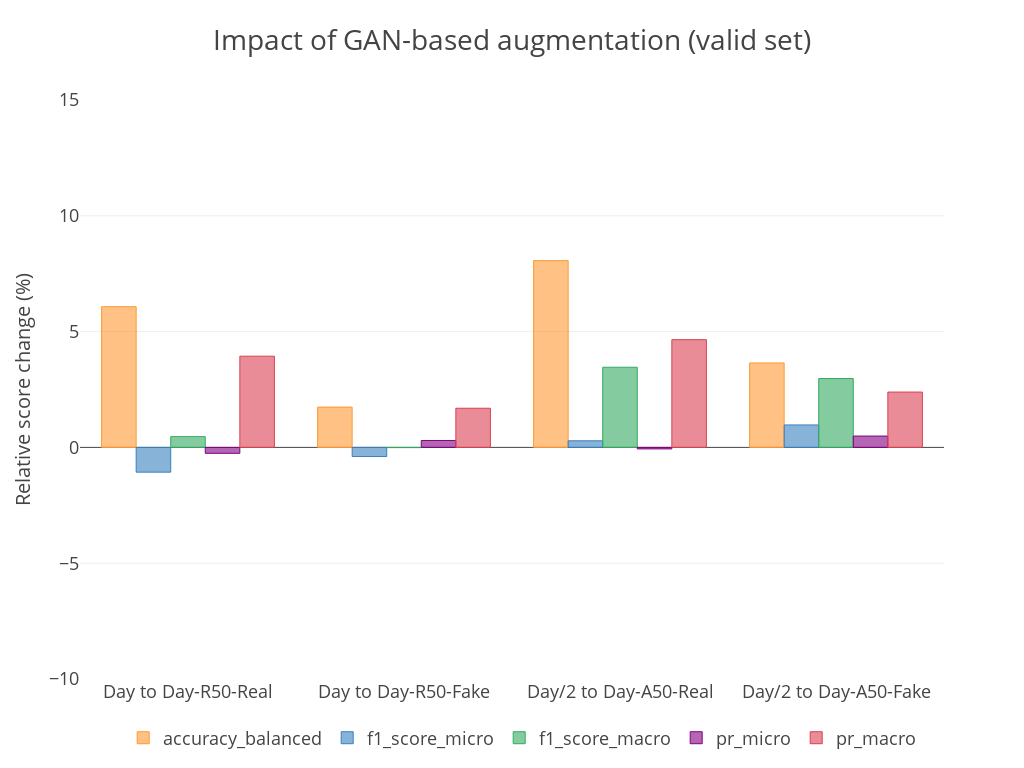

Write notebook code for a chart like this one.
### Code cell
df_cursplit_diff_rel.trial = df_cursplit_diff_rel.trial.map({"train_A_over": "train_A_over", "train_B_over": "train_B_over", "train_C_over": "Day to Day-R50-Real", "train_A_over_ganaug_025": "train_A_over_ganaug_025", "train_A_over_ganaug_050": "Day to Day-R50-Fake", "train_B_over_ganaug_025": "train_B_over_ganaug_025", "train_A_over_ganaug_050_augonlyasbase": "train_A_over_ganaug_050_augonlyasbase"})
if additional_subtract_from_AUGONLYASBASE_for_plot:
    df_cursplit_diff_rel_aoab.trial = df_cursplit_diff_rel_aoab.trial.map({"train_A_over": "train_A_over", "train_B_over": "train_B_over", "train_C_over": "Day/2 to Day-A50-Real", "train_A_over_ganaug_025": "train_A_over_ganaug_025", "train_A_over_ganaug_050": "Day/2 to Day-A50-Fake", "train_B_over_ganaug_025": "train_B_over_ganaug_025", "train_A_over_ganaug_050_augonlyasbase": "train_A_over_ganaug_050_augonlyasbase"})
    df_cursplit_diff_rel = pd.concat([df_cursplit_diff_rel, df_cursplit_diff_rel_aoab], axis = 0).reset_index(drop = True)

layout["title"] = "Impact of GAN-based augmentation (valid set)"
layout["yaxis"]["title"] = "Relative score change (%)"

run = "clear_cloudy_merged" 
df_cursplit_diff_rel_plot = df_cursplit_diff_rel.copy()
df_cursplit_diff_rel_plot = df_cursplit_diff_rel_plot.loc[df_cursplit_diff_rel_plot.run == run, :].reset_index(drop=True)
df_cursplit_diff_rel_plot = df_cursplit_diff_rel_plot.loc[1:df_cursplit_diff_rel_plot.shape[0], :]
df_cursplit_diff_rel_plot = df_cursplit_diff_rel_plot.loc[df_cursplit_diff_rel_plot.trial.isin(["Day to Day-R50-Real", "Day to Day-R50-Fake", "Day/2 to Day-A50-Real", "Day/2 to Day-A50-Fake"]), :].reset_index(drop=True)
df_cursplit_diff_rel_plot = df_cursplit_diff_rel_plot.set_index(["trial"]).loc[:, metrics2print]

fig = df_cursplit_diff_rel_plot.iplot(kind = "bar", y = ["accuracy_balanced", "f1_score_micro", "f1_score_macro", "pr_micro", "pr_macro"], layout = layout, asFigure = True)
py.offline.iplot(fig, show_link = False, config = config)

### Figure 1 — Plotly figure (JSON) as saved in the notebook; plotly's stock layout.template omitted (floating-point values rounded to 4 significant figures)
{"data": [{"marker": {"color": "rgba(255, 153, 51, 0.6)", "line": {"color": "rgba(255, 153, 51, 1.0)", "width": 1}}, "name": "accuracy_balanced", "orientation": "v", "text": "", "type": "bar", "uid": "b2680a72-8465-458a-9358-060c9e8503a9", "x": ["Day to Day-R50-Real", "Day to Day-R50-Fake", "Day/2 to Day-A50-Real", "Day/2 to Day-A50-Fake"], "y": [6.075, 1.739, 8.064, 3.647]}, {"marker": {"color": "rgba(55, 128, 191, 0.6)", "line": {"color": "rgba(55, 128, 191, 1.0)", "width": 1}}, "name": "f1_score_micro", "orientation": "v", "text": "", "type": "bar", "uid": "097ecec3-1ec6-4449-a679-8c7b00c30ff0", "x": ["Day to Day-R50-Real", "Day to Day-R50-Fake", "Day/2 to Day-A50-Real", "Day/2 to Day-A50-Fake"], "y": [-1.069, -0.3937, 0.2851, 0.9692]}, {"marker": {"color": "rgba(50, 171, 96, 0.6)", "line": {"color": "rgba(50, 171, 96, 1.0)", "width": 1}}, "name": "f1_score_macro", "orientation": "v", "text": "", "type": "bar", "uid": "e957f110-6311-463a-a7ae-957dd0b6fbd5", "x": ["Day to Day-R50-Real", "Day to Day-R50-Fake", "Day/2 to Day-A50-Real", "Day/2 to Day-A50-Fake"], "y": [0.4651, -0.00964, 3.462, 2.973]}, {"marker": {"color": "rgba(128, 0, 128, 0.6)", "line": {"color": "rgba(128, 0, 128, 1.0)", "width": 1}}, "name": "pr_micro", "orientation": "v", "text": "", "type": "bar", "uid": "fef4f6dd-c4e6-46ac-a0b1-93afd4b06792", "x": ["Day to Day-R50-Real", "Day to Day-R50-Fake", "Day/2 to Day-A50-Real", "Day/2 to Day-A50-Fake"], "y": [-0.2548, 0.2991, -0.0648, 0.4902]}, {"marker": {"color": "rgba(219, 64, 82, 0.6)", "line": {"color": "rgba(219, 64, 82, 1.0)", "width": 1}}, "name": "pr_macro", "orientation": "v", "text": "", "type": "bar", "uid": "bddaf4ee-6121-41ca-8e78-b76342b3f06c", "x": ["Day to Day-R50-Real", "Day to Day-R50-Fake", "Day/2 to Day-A50-Real", "Day/2 to Day-A50-Fake"], "y": [3.938, 1.691, 4.652, 2.389]}], "layout": {"height": 768, "legend": {"font": {"size": 18}, "orientation": "h", "x": 0.05, "y": -0.07}, "title": {"font": {"size": 28}, "text": "Impact of GAN-based augmentation (valid set)"}, "width": 1024, "xaxis": {"tickfont": {"size": 18}}, "yaxis": {"dtick": 5, "range": [-10, 15], "tickfont": {"size": 18}, "title": {"font": {"size": 20}, "text": "Relative score change (%)"}}}}
